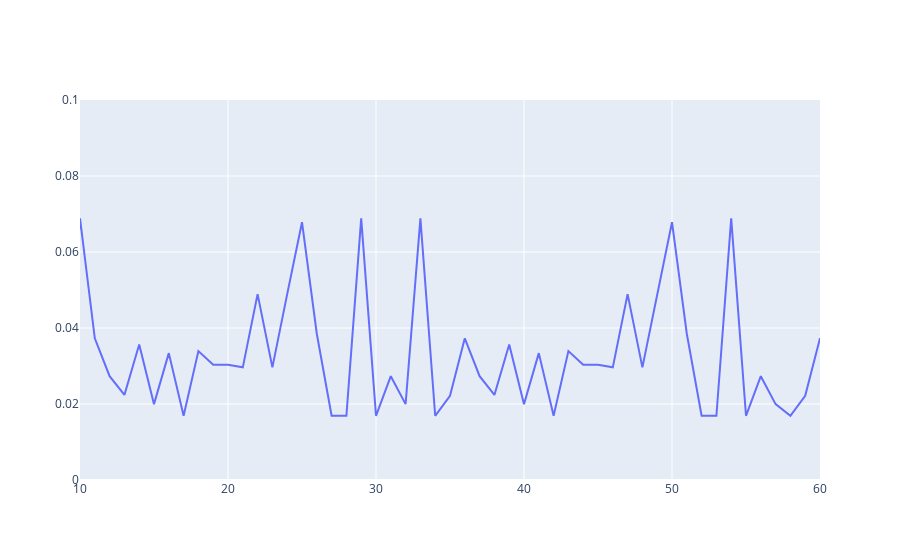
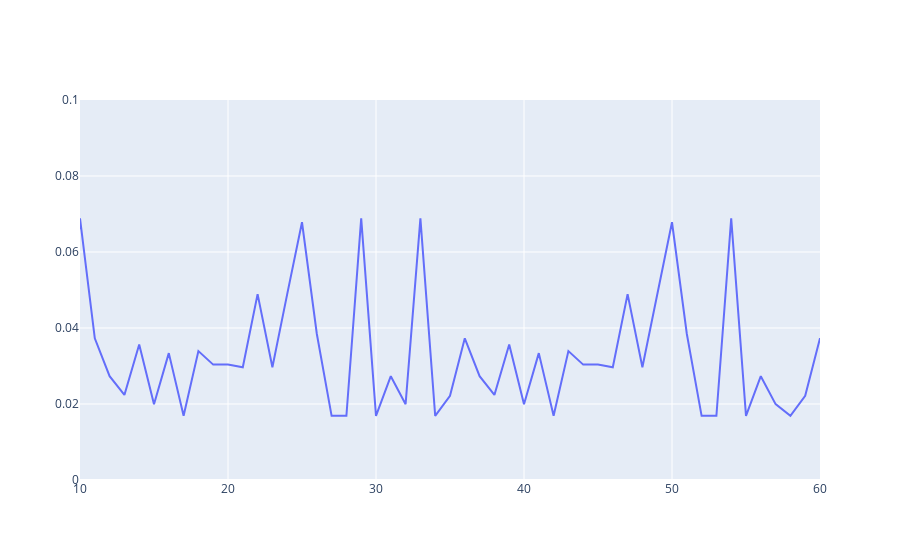

The cell these charts' notebook holds for them, in order:
### Code cell
import plotly.graph_objects as go
import numpy as np

r = [400, 440]

no_anomalies = open('/Users/haraldott/Downloads/results/Transfer Sasho Utah/bert_epochs_100_seq_len_7_description__no_anomaly/anomaly_loss_values', 'r')
no_anomalies_values = [float(y) for y in no_anomalies.readlines()]

fig = go.Figure(data=go.Scatter(y=no_anomalies_values))
fig.update_xaxes(range=[10, 60])
fig.update_yaxes(range=[0, 0.1])
fig.show()

#################################################

anomaly = open('/Users/haraldott/Downloads/results/Transfer Sasho Utah/bert_epochs_100_seq_len:_7_anomaly_type:insert_words_1/anomaly_loss_values', 'r')
log_containing_anomalies = [float(y) for y in anomaly.readlines()]

fig2 = go.Figure(data=go.Scatter(y=log_containing_anomalies))
fig2.update_xaxes(range=[10, 60])
fig2.update_yaxes(range=[0, 0.1])
fig2.show()

### Figure 1 — Plotly figure (JSON) as saved in the notebook; plotly's stock layout.template omitted (floating-point values rounded to 4 significant figures; data arrays with more than 128 entries replaced by an {"elided": "..."} marker saying what was removed)
{"data": [{"type": "scatter", "y": {"elided": "4903 float values"}}], "layout": {"xaxis": {"range": [10, 60]}, "yaxis": {"range": [0, 0.1]}}}

### Figure 2 — Plotly figure (JSON) as saved in the notebook; plotly's stock layout.template omitted (floating-point values rounded to 4 significant figures; data arrays with more than 128 entries replaced by an {"elided": "..."} marker saying what was removed)
{"data": [{"type": "scatter", "y": {"elided": "4903 float values"}}], "layout": {"xaxis": {"range": [10, 60]}, "yaxis": {"range": [0, 0.1]}}}
